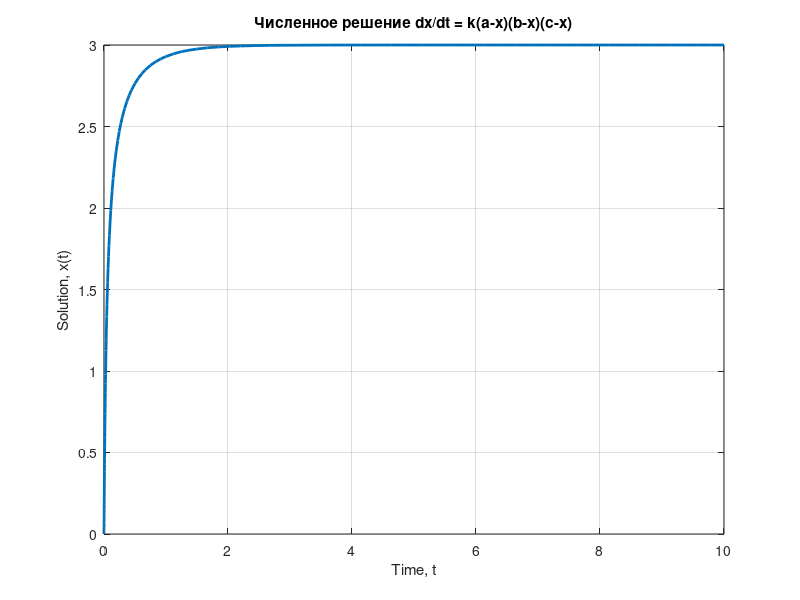

Reproduce this figure in MATLAB.
% Параметры
k = 1;      % Коэффициент
a = 5;      % Параметр a
b = 4;      % Параметр b
c = 3;      % Параметр c

% Начальное условие и интервал времени
x0 = 0;          % Начальное значение x(0)
tspan = [0 10];  % Интервал времени [t0, tf]

% Уравнение в виде функции
dxdt = @(t, x) k * (a - x) * (b - x) * (c - x);

% Решение с использованием ode45
[t, x] = ode45(dxdt, tspan, x0);

% Построение графика
figure;
plot(t, x, 'LineWidth', 2);
grid on;
xlabel('Time, t');
ylabel('Solution, x(t)');
title('Численное решение dx/dt = k(a-x)(b-x)(c-x)');
